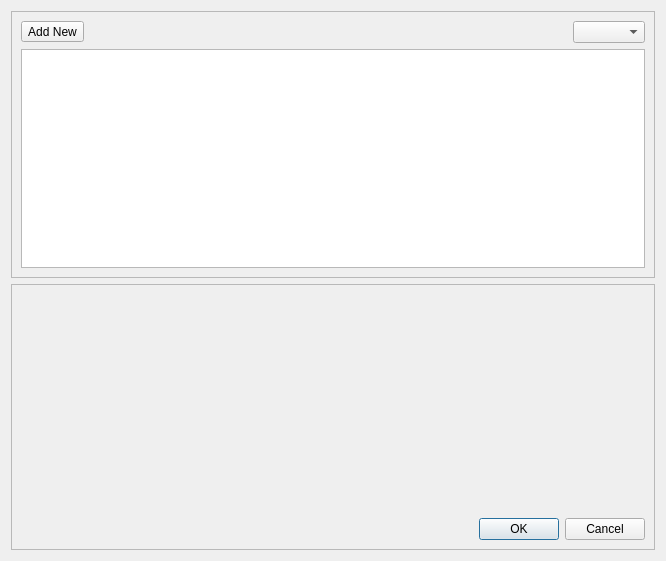
<?xml version="1.0" encoding="UTF-8"?>
<ui version="4.0">
 <class>MainWidget</class>
 <widget class="QWidget" name="MainWidget">
  <property name="geometry">
   <rect>
    <x>0</x>
    <y>0</y>
    <width>666</width>
    <height>561</height>
   </rect>
  </property>
  <property name="windowTitle">
   <string notr="true">MainWidget</string>
  </property>
  <layout class="QVBoxLayout" name="verticalLayout">
   <item>
    <widget class="QFrame" name="frameList">
     <property name="frameShape">
      <enum>QFrame::StyledPanel</enum>
     </property>
     <property name="frameShadow">
      <enum>QFrame::Raised</enum>
     </property>
     <layout class="QGridLayout" name="gridLayout_2">
      <item row="0" column="0">
       <layout class="QHBoxLayout" name="horizontalLayout_3">
        <item>
         <widget class="QToolButton" name="pushNew">
          <property name="text">
           <string>Add New</string>
          </property>
          <property name="popupMode">
           <enum>QToolButton::InstantPopup</enum>
          </property>
          <property name="toolButtonStyle">
           <enum>Qt::ToolButtonTextBesideIcon</enum>
          </property>
          <property name="arrowType">
           <enum>Qt::NoArrow</enum>
          </property>
         </widget>
        </item>
        <item>
         <spacer name="horizontalSpacer_2">
          <property name="orientation">
           <enum>Qt::Horizontal</enum>
          </property>
          <property name="sizeHint" stdset="0">
           <size>
            <width>40</width>
            <height>20</height>
           </size>
          </property>
         </spacer>
        </item>
        <item>
         <widget class="QComboBox" name="comboFilter"/>
        </item>
       </layout>
      </item>
      <item row="1" column="0">
       <widget class="QListWidget" name="listItems"/>
      </item>
     </layout>
    </widget>
   </item>
   <item>
    <widget class="QFrame" name="frameEdit">
     <property name="frameShape">
      <enum>QFrame::StyledPanel</enum>
     </property>
     <property name="frameShadow">
      <enum>QFrame::Raised</enum>
     </property>
     <layout class="QGridLayout" name="gridLayout_3">
      <item row="1" column="0">
       <widget class="QDialogButtonBox" name="buttonBox">
        <property name="standardButtons">
         <set>QDialogButtonBox::Cancel|QDialogButtonBox::Ok</set>
        </property>
       </widget>
      </item>
      <item row="0" column="0">
       <widget class="QScrollArea" name="scrollWidget">
        <property name="frameShape">
         <enum>QFrame::NoFrame</enum>
        </property>
        <property name="frameShadow">
         <enum>QFrame::Plain</enum>
        </property>
        <property name="widgetResizable">
         <bool>true</bool>
        </property>
        <widget class="QWidget" name="scrollAreaWidgetContents">
         <property name="geometry">
          <rect>
           <x>0</x>
           <y>0</y>
           <width>644</width>
           <height>231</height>
          </rect>
         </property>
         <layout class="QGridLayout" name="gridLayout">
          <item row="0" column="0">
           <widget class="QFrame" name="frameWidget">
            <property name="frameShape">
             <enum>QFrame::NoFrame</enum>
            </property>
            <property name="frameShadow">
             <enum>QFrame::Raised</enum>
            </property>
           </widget>
          </item>
         </layout>
        </widget>
       </widget>
      </item>
     </layout>
    </widget>
   </item>
  </layout>
 </widget>
 <customwidgets>
  <customwidget>
   <class>KComboBox</class>
   <extends>QComboBox</extends>
   <header>kcombobox.h</header>
  </customwidget>
 </customwidgets>
 <tabstops>
  <tabstop>comboFilter</tabstop>
  <tabstop>listItems</tabstop>
  <tabstop>buttonBox</tabstop>
 </tabstops>
 <resources/>
 <connections/>
</ui>
